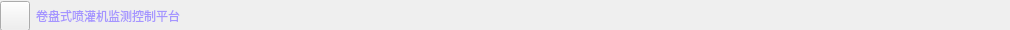
<?xml version="1.0" encoding="UTF-8"?>
<ui version="4.0">
 <class>WindowTitleBar</class>
 <widget class="QWidget" name="WindowTitleBar">
  <property name="geometry">
   <rect>
    <x>0</x>
    <y>0</y>
    <width>1010</width>
    <height>30</height>
   </rect>
  </property>
  <property name="minimumSize">
   <size>
    <width>844</width>
    <height>30</height>
   </size>
  </property>
  <property name="maximumSize">
   <size>
    <width>1010</width>
    <height>30</height>
   </size>
  </property>
  <property name="windowTitle">
   <string>Form</string>
  </property>
  <property name="styleSheet">
   <string notr="true">background-image: url(:/new/prefix/title.jpg);
</string>
  </property>
  <widget class="QWidget" name="layoutWidget">
   <property name="geometry">
    <rect>
     <x>0</x>
     <y>0</y>
     <width>1011</width>
     <height>32</height>
    </rect>
   </property>
   <layout class="QHBoxLayout" name="horizontalLayout">
    <property name="rightMargin">
     <number>10</number>
    </property>
    <item>
     <widget class="QToolButton" name="toolButton_4">
      <property name="minimumSize">
       <size>
        <width>30</width>
        <height>24</height>
       </size>
      </property>
      <property name="maximumSize">
       <size>
        <width>30</width>
        <height>30</height>
       </size>
      </property>
      <property name="styleSheet">
       <string notr="true">border-image: url(:/new/prefix/runshi1.ico);</string>
      </property>
      <property name="text">
       <string/>
      </property>
     </widget>
    </item>
    <item>
     <widget class="QLabel" name="label">
      <property name="styleSheet">
       <string notr="true">font: 75 16pt &quot;楷体&quot;;
color: rgb(165, 149, 255);
</string>
      </property>
      <property name="text">
       <string>卷盘式喷灌机监测控制平台</string>
      </property>
     </widget>
    </item>
    <item>
     <spacer name="horizontalSpacer">
      <property name="orientation">
       <enum>Qt::Horizontal</enum>
      </property>
      <property name="sizeHint" stdset="0">
       <size>
        <width>40</width>
        <height>20</height>
       </size>
      </property>
     </spacer>
    </item>
    <item>
     <widget class="QToolButton" name="toolButton">
      <property name="minimumSize">
       <size>
        <width>30</width>
        <height>27</height>
       </size>
      </property>
      <property name="maximumSize">
       <size>
        <width>30</width>
        <height>27</height>
       </size>
      </property>
      <property name="styleSheet">
       <string notr="true">QToolButton
{
	border:none;
	background-image: url(:/new/prefix/vedio_1.png);
}
QToolButton:hover
{
	background-image: url(:/new/prefix/vedio_2.png);
}
QToolButton:pressed
{
	background-image: url(:/new/prefix/vedio_3.png);
}</string>
      </property>
      <property name="text">
       <string/>
      </property>
     </widget>
    </item>
    <item>
     <widget class="QToolButton" name="toolButton_2">
      <property name="minimumSize">
       <size>
        <width>30</width>
        <height>27</height>
       </size>
      </property>
      <property name="maximumSize">
       <size>
        <width>30</width>
        <height>27</height>
       </size>
      </property>
      <property name="styleSheet">
       <string notr="true">QToolButton
{
	border:none;
	background-image: url(:/new/prefix/min_1.png);
}
QToolButton:hover
{
	background-image: url(:/new/prefix/min_2.png);
}
QToolButton:pressed
{
	background-image: url(:/new/prefix/min_3.png);
}</string>
      </property>
      <property name="text">
       <string/>
      </property>
     </widget>
    </item>
    <item>
     <widget class="QToolButton" name="toolButton_3">
      <property name="minimumSize">
       <size>
        <width>30</width>
        <height>27</height>
       </size>
      </property>
      <property name="maximumSize">
       <size>
        <width>30</width>
        <height>27</height>
       </size>
      </property>
      <property name="styleSheet">
       <string notr="true">QToolButton
{
	border:none;
	background-image: url(:/new/prefix/close_1.png)
}
QToolButton:hover
{
	background-image: url(:/new/prefix/close_2.png);
}
QToolButton:pressed
{
	background-image: url(:/new/prefix/close_3.png);
}</string>
      </property>
      <property name="text">
       <string/>
      </property>
     </widget>
    </item>
   </layout>
  </widget>
 </widget>
 <resources/>
 <connections/>
</ui>
